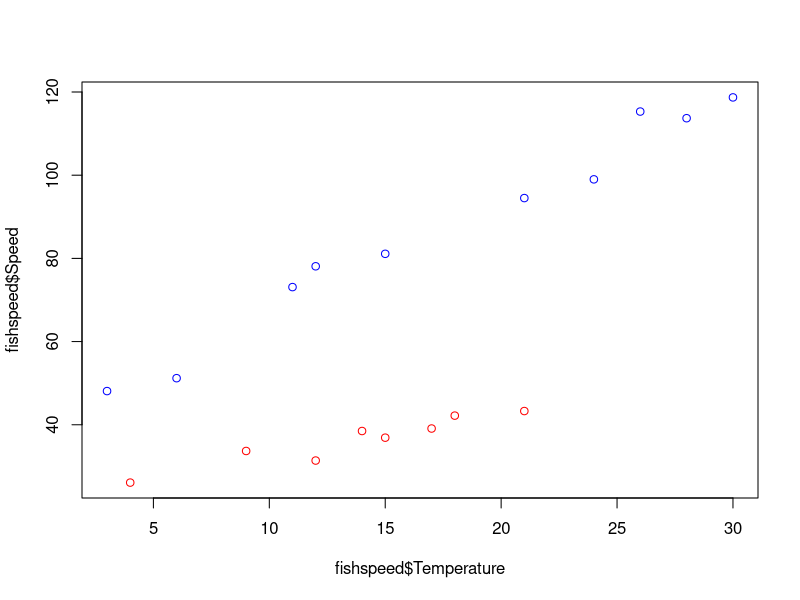
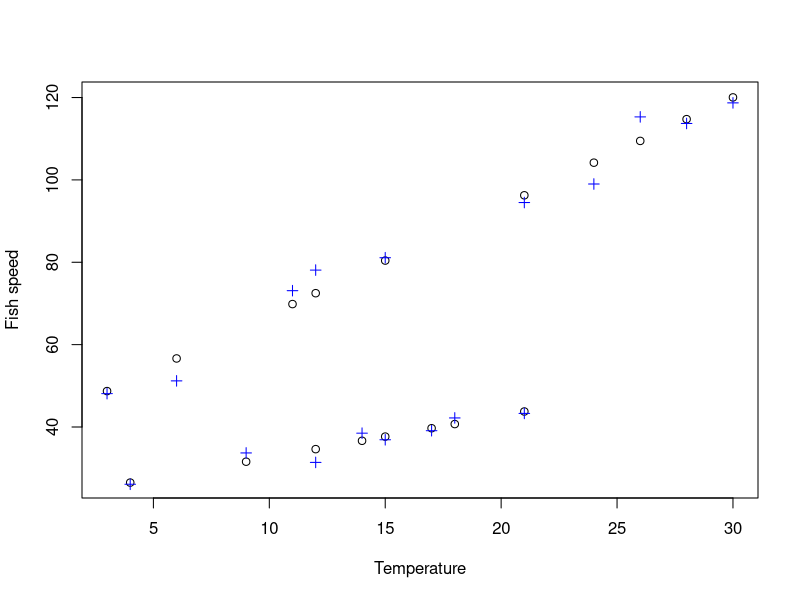
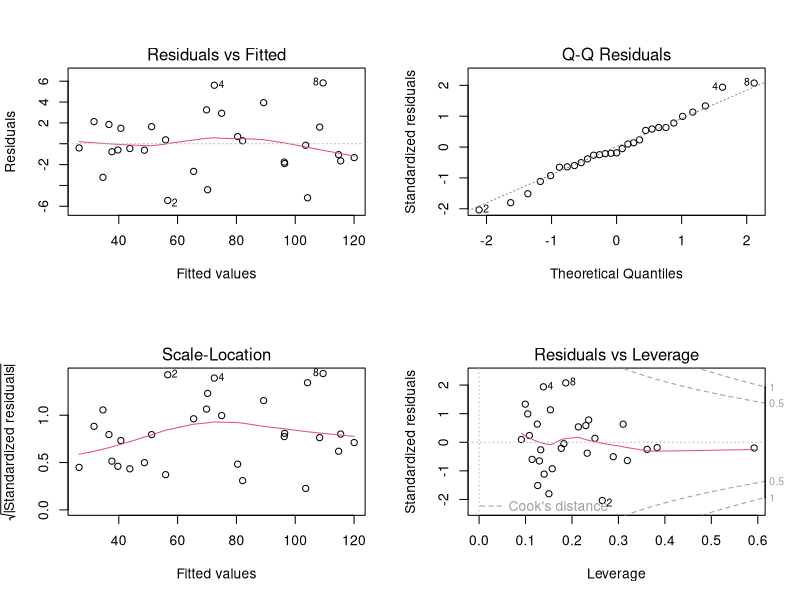
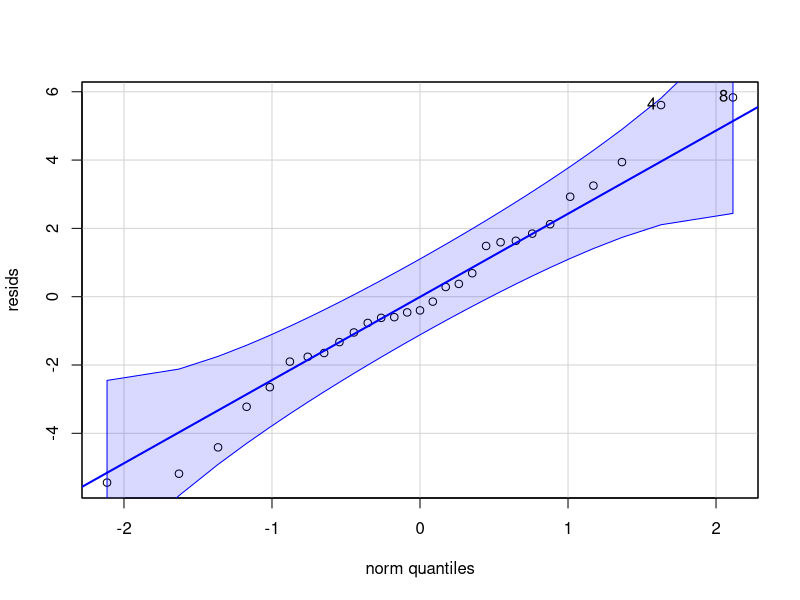
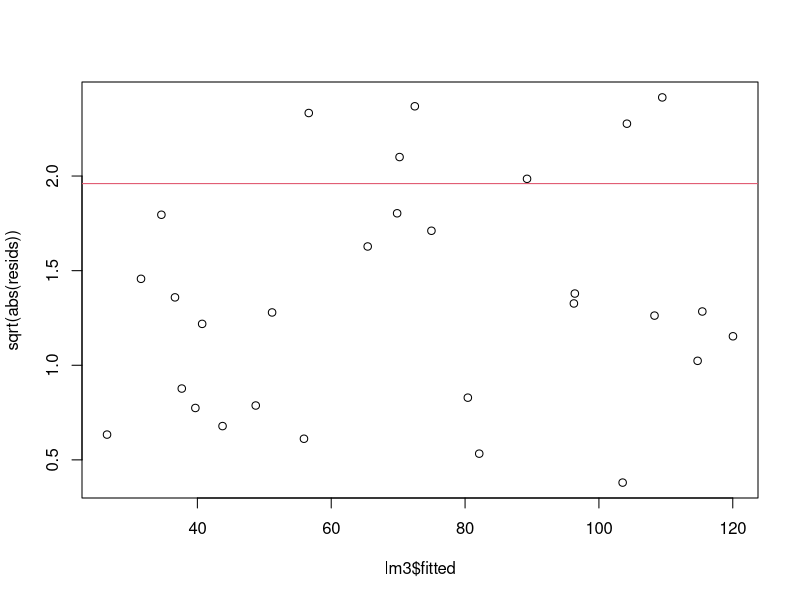

These charts were generated, in order, by the following R code:
##Practical 1: Linear regression models

#setwd("/Users/kyletomlinson/Dropbox/Teaching/XTBG advanced stats 2021/Lectures/Lesson 1 Linear models")

getwd()


#Example 1.1: Comparing a t-test with a linear model for groups

#READ IN THE DATA
# import the data "fishspeed.csv" into R and attach the data
fishspeed <-read.table(file="fishspeed.csv",header=T,row.names=NULL,sep=",")
head(fishspeed)
summary(fishspeed)
dim(fishspeed)

fishspeed$Species <- as.factor(fishspeed$Species)
summary(fishspeed)

summary(lm(Speed~Temperature,data= fishspeed))
summary(lm(Speed~Species,data= fishspeed))
t.test(Speed~Species,data= fishspeed,var.equal = TRUE)


#####################################################
############### RETURN TO LECTURE ###################
#####################################################

#Example 1.2: multi-model with factor and variate predictors
 
#A researcher measures the maximum swimming speed of 10 brown trout and 10 Canterbury galaxias at a range of temperatures: 
#Response (Y) = swimming speed
#Factor = species 
#Variate (X1) = temperature
#Dummy variable (D) [not necessary to use, but illustrating how the data is constructed]


#plot the data with separate colours for each fish type
plot(fishspeed $Temperature, fishspeed $Speed,col= c("red", "blue")[as.numeric(fishspeed $Species)])

#certainly looks like they behave differently
#test this using the linear model

lm1 <- lm(Speed~Temperature*Species,fishspeed)
summary(lm1)
#everything significant; most important result is interaction is significant.
#two categories = 2 lines
#please write out the equations for each species!


#check anova as well
anova(lm1)

# plot the line of fitted values
plot(fishspeed $Temperature,lm1$fitted,ylab="Fish speed",xlab="Temperature")
# add the scatter plot points
points(fishspeed $Temperature,fishspeed $Speed,pch=3,col="blue")



#####################################################
############### RETURN TO LECTURE ###################
#####################################################

#Exercise 1.3: Problem with three factor levels
#Here we have the same problem as before but now we need to compare the swimming speed of 3 fish species: trout, galaxias, tenebrias

#Please do the following
#1. read in the data (fishspeed2.csv)
#2. plot the data for the 3 species
#3. write out the full linear model with dummies into your solution file 
#4. use lm() to evaluate the model: 
#check significance levels and write out the linear models for each species
#Please note!!!! you need to run lm() twice with different default levels of the fish. so please look up the function relevel(), which you will need to change the default level

#SMALL CLUE: EVERYTHING GETS COMPARED TO THE DEFAULT CASE!!!

fishspeed2 <-read.table(file="fishspeed2.csv",header=T,row.names=NULL,sep=",")
summary(fishspeed2)
fishspeed2$Species <- as.factor(fishspeed2$Species)
lm1 <- lm(Speed~Temperature*Species,fishspeed2)
summary(lm1)



#S = b1 + b2*T + b3[Ten] + b4[Tro] + b5*T[Ten] + b6*T[Tro]

#G: S = b1 + b2*T
#Ten: S = b1 + b2*T + b3[Ten]  + b5*T[Ten] 
#Tro: S = b1 + b2*T + b4[Tro]  + b6*T[Tro]

# change the default species
fishspeed2$Species <- relevel(fishspeed2$Species,ref="Tenebrias")
lm2 <- lm(Speed~Temperature*Species,fishspeed2)
summary(lm2)




#####################################################
############### RETURN TO LECTURE ###################
#####################################################

# Example 1.4: checking diagnostics on lm() objects

#use the model you built with fishspeed2 in EXERCISE 1E

fishspeed2 <-read.table(file="fishspeed2.csv",header=T,row.names=NULL,sep=",")
summary(fishspeed2)
fishspeed$Species <- as.factor(fishspeed$Species )

lm3 <- lm(Speed~Temperature*Species,fishspeed2)
summary(lm3)

#running diagnostics is simple
#first partition

par(mfrow=c(2,2))
plot(lm3)


## SOME FORMAL TESTS FOR THE RESIDUALS

library(car)
###Assumptions###
#Normality
resids <- resid(lm3, type='pearson')

## qq plot with 95% CIs
par(mfrow=c(1,1))
qqPlot(resids)

#Shapiro test to check for non-normality (a significant test result means non-normal)
shapiro.test(residuals(lm3))
#not significant so residuals are normal

#Homoscedasticity
plot(sqrt(abs(resids))~lm3$fitted); abline(a = 1.96, b = 0, col = 2)

#Levene test for homogeneity of variance across groups
leveneTest(residuals(lm3), as.factor(fishspeed2$Species))
#not significant, so groups variances are not significantly different
